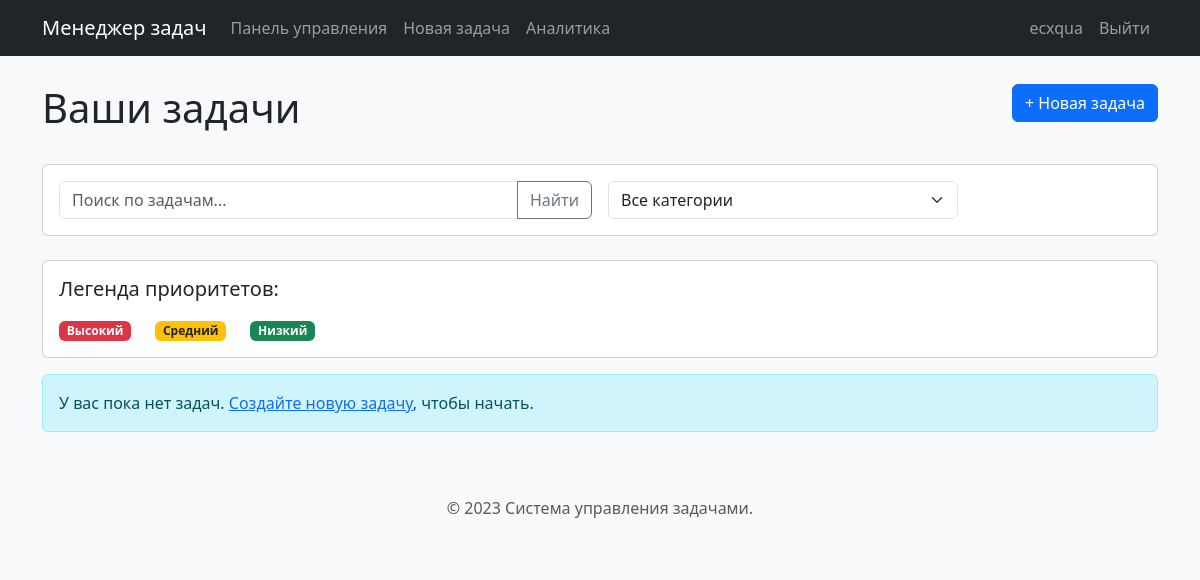
The page /dashboard (signed in) on the database as committed earlier.
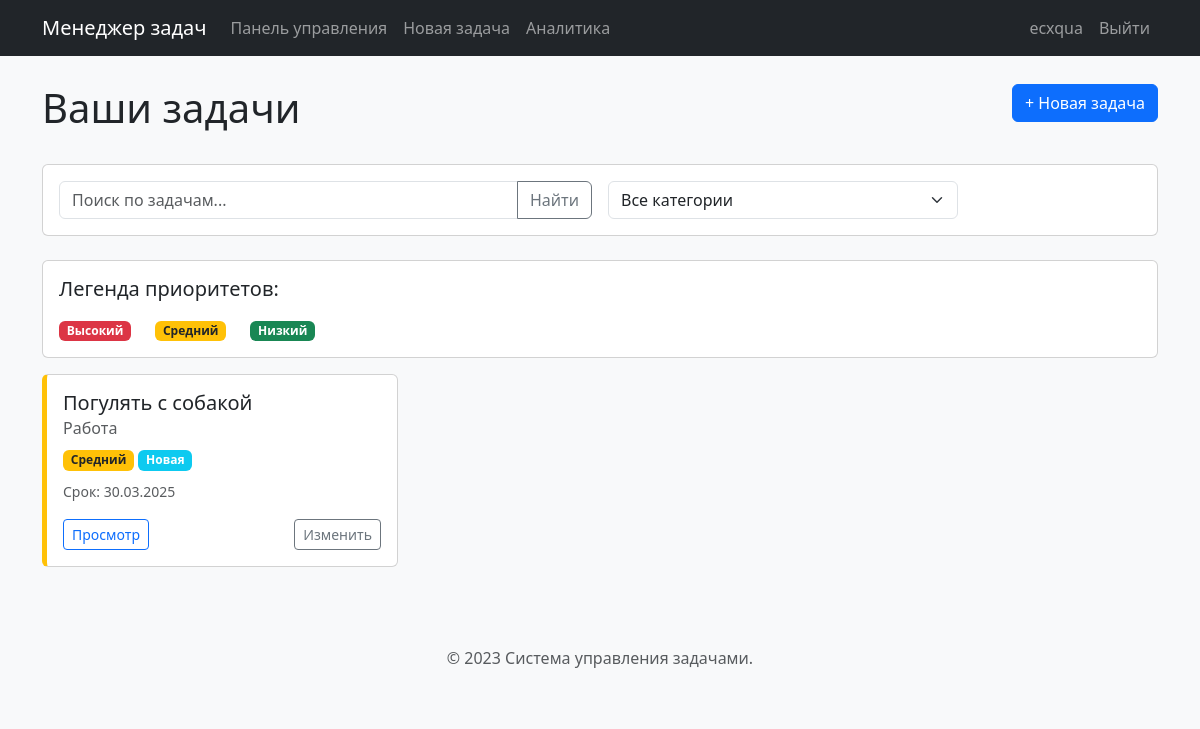
The same page on the database as committed later.
### tables this page shows
CREATE TABLE tasks (
        id INTEGER PRIMARY KEY,
        user_id INTEGER NOT NULL,
        title TEXT NOT NULL,
        description TEXT,
        category TEXT,
        priority TEXT,
        due_date DATE,
        status TEXT DEFAULT "Новая",
        created_at TIMESTAMP DEFAULT CURRENT_TIMESTAMP,
        send_reminder BOOLEAN DEFAULT 0,
        reminder_time INTEGER DEFAULT 24,
        FOREIGN KEY (user_id) REFERENCES users (id)
    );

### app.py (the view)
@app.route('/dashboard')
def dashboard():
    if 'user_id' not in session:
        return redirect(url_for('login'))
    search_query = request.args.get('search', '')
    category_filter = request.args.get('category', '')
    conn = sqlite3.connect('tasks.db')
    c = conn.cursor()
    query = """
    SELECT id, title, category, priority, due_date, status, created_at
    FROM tasks
    WHERE user_id = ?
    """
    params = [session['user_id']]
    if search_query:
        query += " AND (title LIKE ? OR description LIKE ?) "
        search_param = f"%{search_query}%"
        params.extend([search_param, search_param])
    if category_filter:
        query += " AND category = ? "
        params.append(category_filter)
    query += """
    ORDER BY
        CASE status
            WHEN 'Завершена' THEN 2
            ELSE 1
        END,
        CASE priority
            WHEN 'Высокий' THEN 1
            WHEN 'Средний' THEN 2
            WHEN 'Низкий' THEN 3
            ELSE 4
        END,
        due_date
    """
    c.execute(query, params)
    tasks = c.fetchall()
    c.execute("SELECT DISTINCT category FROM tasks WHERE user_id = ? ORDER BY category",
              (session['user_id'],))
    categories = [row[0] for row in c.fetchall() if row[0]]  # Исключаем пустые категории
    conn.close()
    return render_template('dashboard.html',
                           tasks=tasks,
                           format_datetime=format_datetime,
                           search_query=search_query,
                           category_filter=category_filter,
                           categories=categories)

### app.py (called while the page is built, shortened)
def format_datetime(dt, user_timezone=None):
    if not dt:
        return None
    if not user_timezone:
        user_timezone = session.get('timezone', 'Europe/Moscow')
    if isinstance(dt, str):
        try:
            dt = datetime.strptime(dt, '%Y-%m-%d %H:%M:%S')
        except ValueError:
            try:
                dt = datetime.strptime(dt, '%Y-%m-%d')
                return dt.strftime('%d.%m.%Y')
            except ValueError:
                return dt

### templates/dashboard.html (shortened to what this page needs)
{% extends 'base.html' %}
{% block content %}
<div class="row mb-4">
    <div class="col">
        <h1>Ваши задачи</h1>
    </div>
    <div class="col-auto">
        <a href="{{ url_for('new_task') }}" class="btn btn-primary">+ Новая задача</a>
    </div>
</div>
<div class="row mb-4">
    <div class="col-md-12">
        <div class="card">
            <div class="card-body">
                <form method="GET" action="{{ url_for('dashboard') }}" class="row g-3">
                    <div class="col-md-6">
                        <div class="input-group">
                            <input type="text" class="form-control" placeholder="Поиск по задачам..."
                                  name="search" value="{{ search_query }}">
                            <button class="btn btn-outline-secondary" type="submit">Найти</button>
                        </div>
                    </div>
                    <div class="col-md-4">
                        <select class="form-select" name="category" onchange="this.form.submit()">
                            <option value="">Все категории</option>
                        </select>
                    </div>
                    <div class="col-md-2">
                    </div>
                </form>
            </div>
        </div>
    </div>
</div>
<div class="row mb-3">
    <div class="col">
        <div class="card">
            <div class="card-body">
                <div class="d-flex justify-content-between mb-2">
                    <h5>Легенда приоритетов:</h5>
                </div>
                <div class="d-flex gap-4">
                    <div><span class="badge bg-danger">Высокий</span></div>
                    <div><span class="badge bg-warning text-dark">Средний</span></div>
                    <div><span class="badge bg-success">Низкий</span></div>
                </div>
            </div>
        </div>
    </div>
</div>
{% if tasks %}
<div class="row">
    {% for task in tasks %}
    <div class="col-md-4">
        <div class="card task-card {% if task[5] == 'Завершена' %}completed-task{% endif %}
            {% if task[3] == 'Высокий' %}high-priority{% elif task[3] == 'Средний' %}medium-priority{% elif task[3] == 'Низкий' %}low-priority{% endif %}">
            <div class="card-body">
                <h5 class="card-title">{{ task[1] }}</h5>
                <h6 class="card-subtitle mb-2 text-muted">{{ task[2] }}</h6>
                <div class="mb-2">
                    <span class="badge {% if task[3] == 'Высокий' %}bg-danger{% elif task[3] == 'Средний' %}bg-warning text-dark{% elif task[3] == 'Низкий' %}bg-success{% else %}bg-secondary{% endif %}">{{ task[3] }}</span>
                    <span class="badge {% if task[5] == 'Новая' %}bg-info{% elif task[5] == 'В процессе' %}bg-primary{% elif task[5] == 'Завершена' %}bg-success{% else %}bg-secondary{% endif %}">{{ task[5] }}</span>
                </div>
                {% if task[4] %}
                <p class="card-text"><small class="text-muted">Срок: {{ format_datetime(task[4], session.get('timezone')) if task[4] else 'Не указан' }}</small></p>
                {% endif %}
                <div class="d-flex justify-content-between">
                    <a href="{{ url_for('view_task', task_id=task[0]) }}" class="btn btn-sm btn-outline-primary">Просмотр</a>
                    <a href="{{ url_for('edit_task', task_id=task[0]) }}" class="btn btn-sm btn-outline-secondary">Изменить</a>
                </div>
            </div>
        </div>
    </div>
    {% endfor %}
</div>
{% else %}
<div class="alert alert-info">
    У вас пока нет задач. <a href="{{ url_for('new_task') }}">Создайте новую задачу</a>, чтобы начать.
</div>
{% endif %}
{% endblock %}

### templates/base.html (shortened to what this page needs)
<!DOCTYPE html>
<html lang="ru">
<head>
    <link href="https://cdn.jsdelivr.net/npm/bootstrap@5.3.0/dist/css/bootstrap.min.css" rel="stylesheet">
    <link href="{{ url_for('static', filename='css/style.css') }}" rel="stylesheet">
</head>
<body>
    <nav class="navbar navbar-expand-lg navbar-dark bg-dark fixed-top">
        <div class="container">
            <a class="navbar-brand" href="{{ url_for('dashboard') if 'user_id' in session else url_for('login') }}">Менеджер задач</a>
            <div class="collapse navbar-collapse" id="navbarNav">
                {% if 'user_id' in session %}
                <ul class="navbar-nav me-auto">
                    <li class="nav-item">
                        <a class="nav-link" href="{{ url_for('dashboard') }}">Панель управления</a>
                    </li>
                    <li class="nav-item">
                        <a class="nav-link" href="{{ url_for('new_task') }}">Новая задача</a>
                    </li>
                    <li class="nav-item">
                        <a class="nav-link" href="{{ url_for('analytics') }}">Аналитика</a>
                    </li>
                </ul>
                <ul class="navbar-nav">
                    <li class="nav-item">
                        <a class="nav-link" href="{{ url_for('profile') }}">{{ session['username'] }}</a>
                    </li>
                    <li class="nav-item">
                        <a class="nav-link" href="{{ url_for('logout') }}">Выйти</a>
                    </li>
                </ul>
                {% endif %}
            </div>
        </div>
    </nav>
    <div class="container mt-4">
        {% block content %}{% endblock %}
    </div>
    <footer class="mt-5 py-3 bg-light">
        <div class="container text-center">
            <p class="text-muted">© 2023 Система управления задачами.</p>
        </div>
    </footer>
</body>
</html>

### templates/base.html (style rules this page uses)
body { padding-top: 60px; background-color: #f8f9fa; }
.task-card { transition: transform 0.2s ease; margin-bottom: 15px; }
.medium-priority { border-left: 5px solid #ffc107; }

Rows that differ between the two databases and show on the page:
added tasks: title "Погулять с собакой", category "Работа", priority "Средний", status "Новая", due_date "30.03.2025"
Other text that changed with them:
text no longer shown: "У вас пока нет задач. Создайте новую задачу , чтобы начать."
